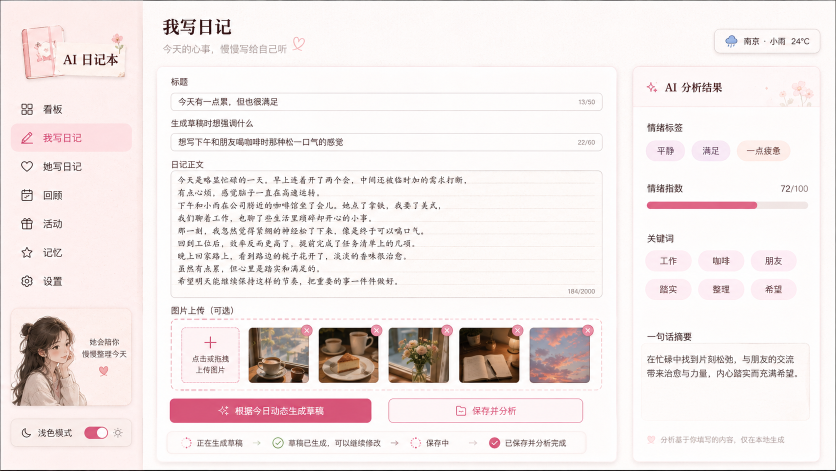
#> input picture docs/ui-reference/pink-diary/pink-diary-reference-01.png, 1672 x 941 px (shown at 1/2 size); its folder holds 7 pictures in this run
$ python extract_pink_diary_assets.py
#> lines starting #> are read from the running program, lines starting #| are printed output that depends on the picture
from pathlib import Path

from PIL import Image


ROOT = Path(__file__).resolve().parents[1]
REF = ROOT / "docs" / "ui-reference" / "pink-diary"
OUT = ROOT / "static" / "assets" / "reference"


def soften_light_background(asset: Image.Image) -> Image.Image:
    pixels = []
    for r, g, b, a in asset.getdata():
        spread = max(r, g, b) - min(r, g, b)
        if r > 240 and g > 228 and b > 228 and spread < 38:
            pixels.append((r, g, b, 0))
        elif r > 232 and g > 216 and b > 220 and spread < 46:
            pixels.append((r, g, b, min(a, 46)))
        else:
            pixels.append((r, g, b, a))
    asset.putdata(pixels)
    return asset


def crop(source: str, name: str, box: tuple[int, int, int, int], transparent_light: bool = False) -> None:
#> called with source = 'pink-diary-reference-01.png', name = 'brand-book-ref.png', box = (36, 58, 268, 168), transparent_light = False
    image = Image.open(REF / source).convert("RGBA")
    asset = image.crop(box)
    if transparent_light:
        asset = soften_light_background(asset)
    asset.save(OUT / name)


def main() -> None:
    OUT.mkdir(parents=True, exist_ok=True)

    # Reference 01: write diary page.
    crop("pink-diary-reference-01.png", "brand-book-ref.png", (36, 58, 268, 168))
    crop("pink-diary-reference-01.png", "sidebar-girl-card-ref.png", (22, 615, 266, 812))
    crop("pink-diary-reference-01.png", "write-upload-coffee-ref.png", (498, 655, 623, 767))
    crop("pink-diary-reference-01.png", "write-upload-cake-ref.png", (636, 655, 761, 767))
    crop("pink-diary-reference-01.png", "write-upload-flower-ref.png", (778, 655, 904, 767))
    crop("pink-diary-reference-01.png", "write-upload-book-ref.png", (919, 655, 1045, 767))
    crop("pink-diary-reference-01.png", "write-upload-sky-ref.png", (1059, 655, 1186, 767))
    crop("pink-diary-reference-01.png", "analysis-flower-ref.png", (1528, 152, 1632, 214))

    # Reference 02: her diary letter decoration.
    crop("pink-diary-reference-02.png", "her-letter-flower-ref.png", (1496, 474, 1605, 710))
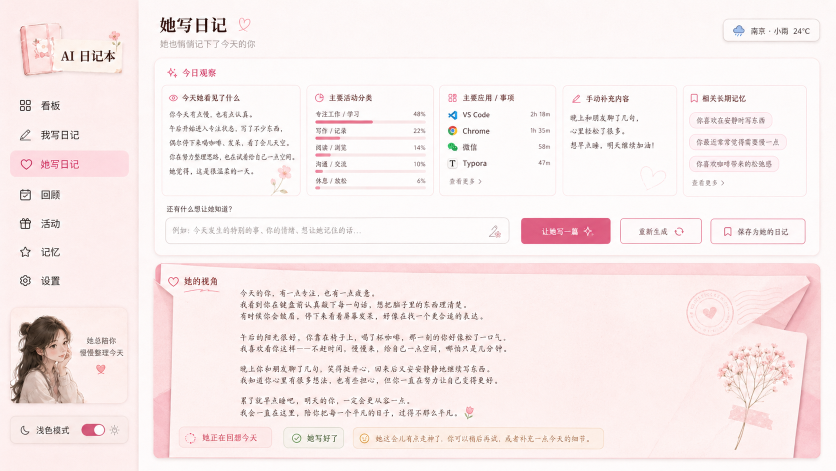
#> input picture docs/ui-reference/pink-diary/pink-diary-reference-02.png, 1672 x 941 px (shown at 1/2 size)

    # Reference 07: dashboard card doodles.
    crop("pink-diary-reference-07.png", "dashboard-calendar-ref.png", (515, 174, 622, 262), transparent_light=True)
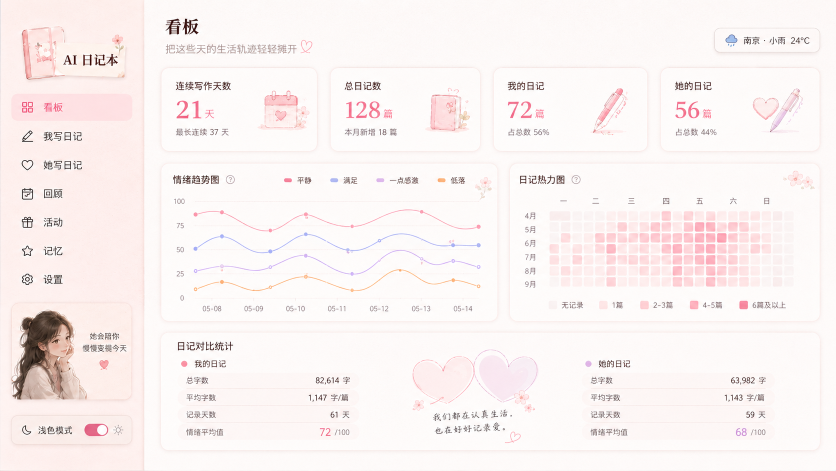
#> input picture docs/ui-reference/pink-diary/pink-diary-reference-07.png, 1672 x 941 px (shown at 1/2 size)
#> in crop (call 10), `asset = image.crop(box)`:
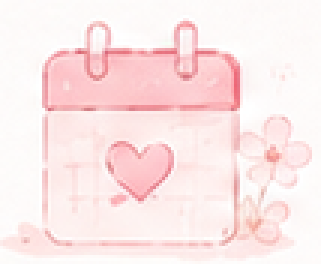
#> asset: PIL image 107x88 RGBA (shown 3 times larger); mean R, G, B, A 252.1, 231.9, 231.8, 255
#> the loop in soften_light_background, `for r, g, b, a in asset.getdata():` made 9416 passes
#> (r, g, b, spread) on passes 1 to 3: (254, 252, 250, 4), (254, 252, 251, 3), (254, 251, 251, 3)
#> after the loop in soften_light_background, `for r, g, b, a in asset.getdata():`: pixels = 9416 items, first 6: (254, 252, 250, 0), (254, 252, 251, 0), (254, 251, 251, 0), (254, 251, 250, 0), (254, 251, 250, 0), (254, 251, 250, 0)
    crop("pink-diary-reference-07.png", "dashboard-book-ref.png", (844, 174, 944, 265), transparent_light=True)
#> in crop (call 11), `asset = image.crop(box)`:
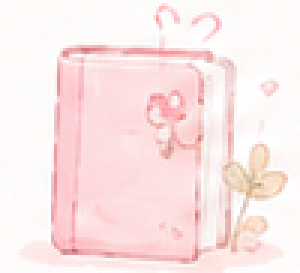
#> asset: PIL image 100x91 RGBA (shown 3 times larger); mean R, G, B, A 251.2, 231.6, 231, 255
#> the loop in soften_light_background (call 2), `for r, g, b, a in asset.getdata():` made 9100 passes
#> (r, g, b, spread) on passes 1 to 3: (253, 251, 249, 4), (252, 249, 248, 4), (253, 251, 250, 3)
    crop("pink-diary-reference-07.png", "dashboard-pen-ref.png", (1158, 158, 1270, 278), transparent_light=True)
#> in crop (call 12), `asset = image.crop(box)`:
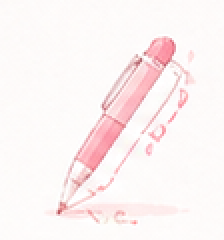
#> asset: PIL image 112x120 RGBA (shown 2 times larger); mean R, G, B, A 252.5, 243.2, 243.1, 255
    crop("pink-diary-reference-07.png", "dashboard-heart-ref.png", (1492, 166, 1607, 276), transparent_light=True)
#> in crop (call 13), `asset = image.crop(box)`:
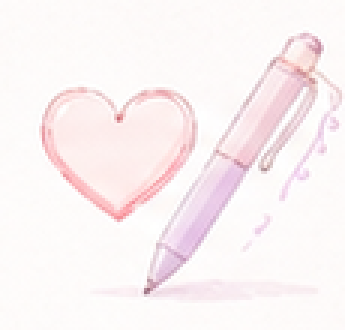
#> asset: PIL image 115x110 RGBA (shown 3 times larger); mean R, G, B, A 251, 242.5, 243.5, 255
#> the loop in soften_light_background (call 4), `for r, g, b, a in asset.getdata():` made 12650 passes
#> (r, g, b, spread) on passes 1 to 3: (254, 251, 251, 3), (254, 251, 251, 3), (254, 251, 250, 4)
#> after the loop in soften_light_background (call 4), `for r, g, b, a in asset.getdata():`: pixels = 12650 items, first 6: (254, 251, 251, 0), (254, 251, 251, 0), (254, 251, 250, 0), (254, 251, 250, 0), (255, 252, 251, 0), (255, 252, 251, 0)
#> in soften_light_background (call 4), `asset.putdata(pixels)`:
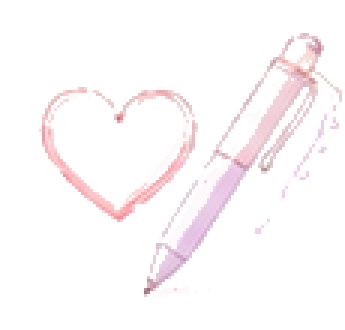
#> asset: PIL image 115x110 RGBA (shown 3 times larger); mean R, G, B, A 251, 242.5, 243.5, 28.1; transparent parts drawn white


if __name__ == "__main__":
    main()
